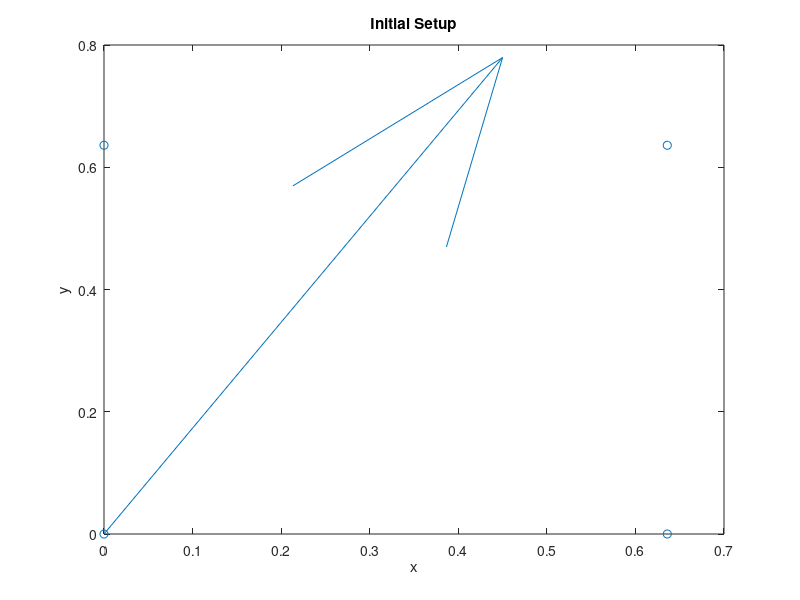
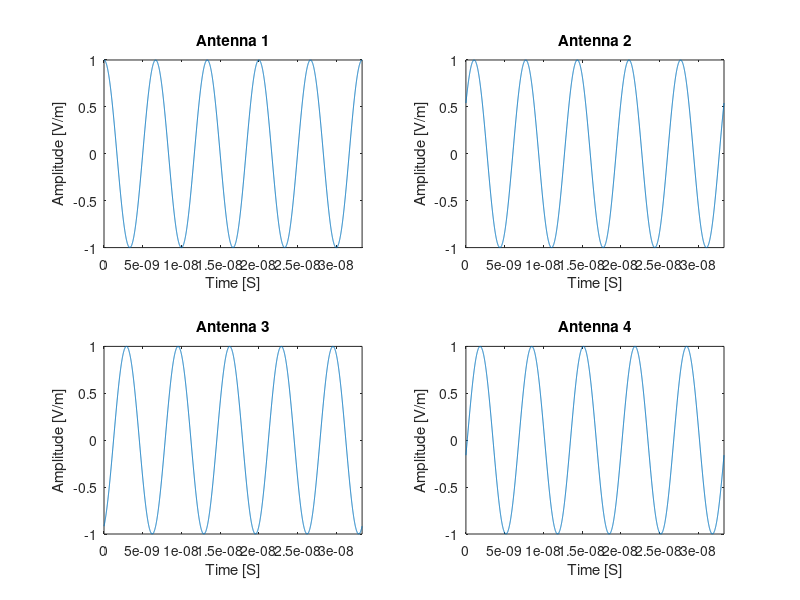

MATLAB code to generate these figures, in order:
%% Simple Model of Antenna Array
% The purpose of this script is to create a model of the signals that we 
% might receive from the radio location collars. We assume that, since the
% antennas are far enough away from the source, we see the incoming waves
% as plane waves. We also will only work in two dimensions, which is as if
% the waves and the antennas are on the same plane.
%
% Hopefully from this we can build a fake set of signals that allow us to
% understand how to interpret phase changes to find the direction of the
% wave propagation.

%Author: Alex Gabourie

%% Initialize Workspace
clear;
close all;
clc;

runVideo = 0;

%% Input Parameters
%Frequency
f = 150e6; %[hz]

%E-field magnitude
E_o = 1; %[V/m] Not used as of now

%Vacuum permittivity 
epsilon_o = 8.8541878176e-12; %[F/m]
epsilon_rel = 1;

%permeability
mu_o = (4*pi)*10^(-7); %[H/m]
mu_rel = 1;
%recall that [F/m]*[H/m] = s^2/m^2 = 1/c

%Propagation direction (theta = 0 => dirction is from antenna 1 to 2 and 
%   increasing theta moves counter-clockwise)
theta = 2*pi*60/360; %[radians]

%% Calculations

%angular frequency based off frequency
omega = 2*pi*f;

%permitivity & permeability (same units)
eps = epsilon_o*epsilon_rel;
mu = mu_o*mu_rel;

%propagation constant
beta = omega*sqrt(mu*eps); %[m^-1]

%wavelength for intuition purposes
lambda = (2*pi)/beta;

%The four antennas will be placed in a square grid like:
%  4    3
%
%  1    2
%
% The separation constant (like lattice constant) is 
a = .9*lambda/(2*sqrt(2)); %[m]
%This constant is calculated to place the antennas an appropriate distance
%away such that we can determine which antenna was hit first

%From this the positions of the antennas can be determined
r1 = [0, 0];
r2 = [a, 0];
r3 = [a, a];
r4 = [0, a];

%For plotting
r_all = [r1;r2;r3;r4];

%Propagation direction vector
k = [1,0];
rot = [cos(theta),-sin(theta);sin(theta),cos(theta)];
k = (rot*k')';

%prop constant dotted with r as in time-harmonic exponential. We are only
% looking at a few positions, so these can be pre-calculated
bkr = beta*[dot(k,r1);
            dot(k,r2);
            dot(k,r3);
            dot(k,r4)];

%want 5 periods of information collected
T = 1/f;
numPeriods = 5;
numTpoints = 5000;
t = linspace(0,numPeriods*T,numTpoints); %time vector based on frequency

%Electric field matrix initialized to num time steps & antennas
E = zeros(length(bkr),length(t));

for m=1:length(t)
    for n=1:length(bkr)
        E(n,m) = exp(1i*(omega*t(m)-bkr(n)));
    end
end


numPlots = length(bkr);
gridSize = numPlots;
if sqrt(numPlots)==floor(sqrt(numPlots))
    gridSize = sqrt(numPlots);
else
    gridSize = floor(sqrt(numPlots))+1;
end
    
    
figure;
quiver(0,0,k(1),k(2));
hold on;
scatter(r_all(:,1), r_all(:,2));
title('Initial Setup');
xlabel('x');
ylabel('y');

figure;
for m=1:length(bkr)
    subplot(gridSize,gridSize,m);
    plot(t,real(E(m,:)));
    title(['Antenna ' num2str(m)]);
    xlabel('Time [S]');
    ylabel('Amplitude [V/m]');
    axis([0 t(end) -E_o E_o]);
end

% Save real part of E-field to use in another script. This way we can
% interpret the information independent of the set of data in this script.
save('Sample_Antenna_Input.mat', 'E', 'a', 'omega', 'r_all', 'k', 't', ...
        'beta', 'lambda');

%% Plotting the Entire Plane Wave (t = 0)
% This section will create a two dimensional grid and then use the
% information selected above to create a three dimensional plot of the EM
% wave

if(runVideo == 1)

    %x and y coordinates
    x = linspace(0,2*a,100);
    y = linspace(0,2*a,100);

    %new efield mesh to be calculated
    E2D = zeros(length(y), length(x));

    F(length(t)) = struct('cdata',[],'colormap',[]);
    h = figure;

    for p=1:length(t)
        for m=1:length(x)
            for n=1:length(y)
               xy = [x(m),y(n)];
               E2D(n,m) =  exp(1i*omega*t(p)-1i*beta*dot(k,xy));
            end 
        end

        surf(x,y,real(E2D))
        drawnow
        set(h,'Renderer','zbuffer') %workaround for bug. 
        F(p) = getframe(h);
    end

    writerObj = VideoWriter('PlaneWave.mp4', 'MPEG-4');
    open(writerObj);
    writeVideo(writerObj, F);
    close(writerObj);
end
